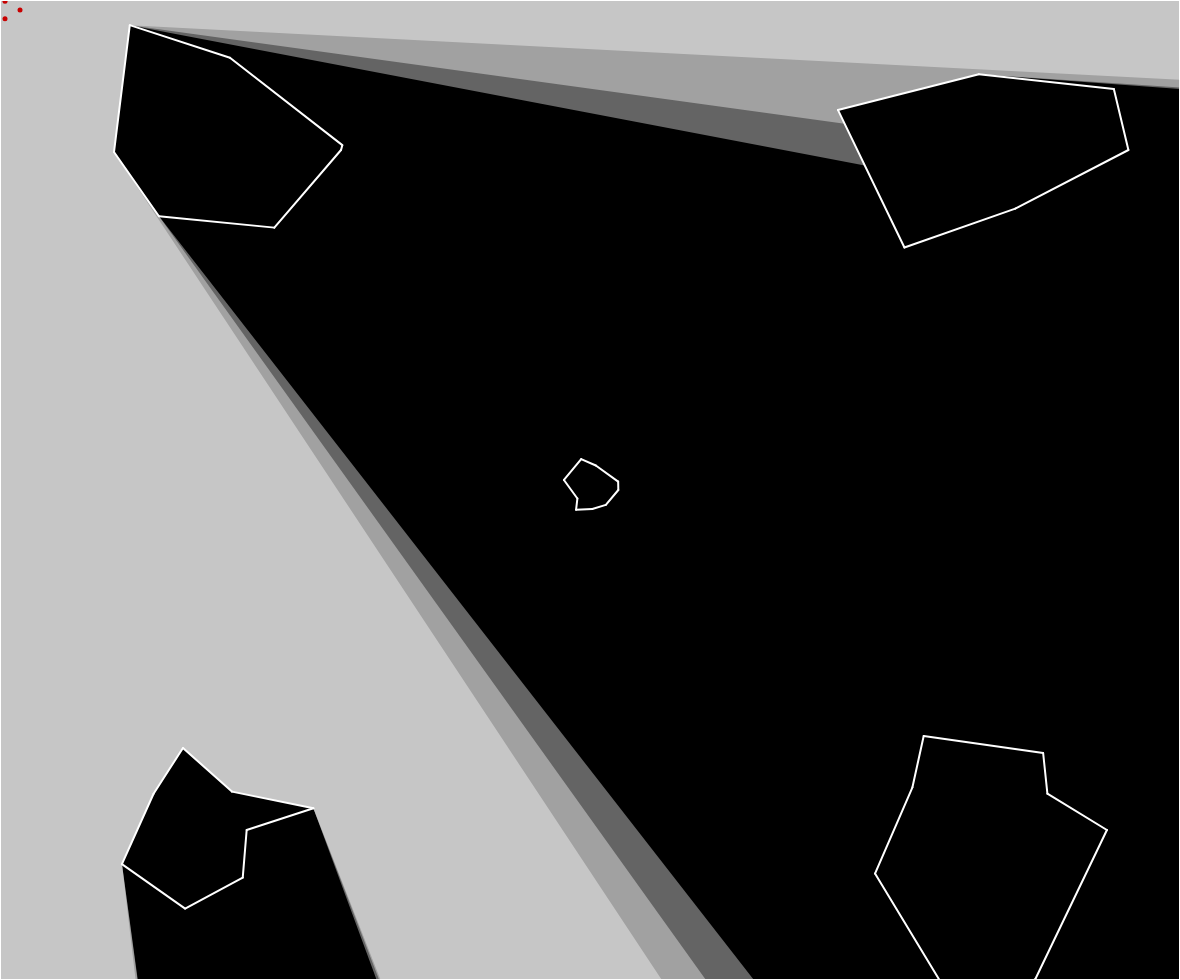
Frame 1 (no input)
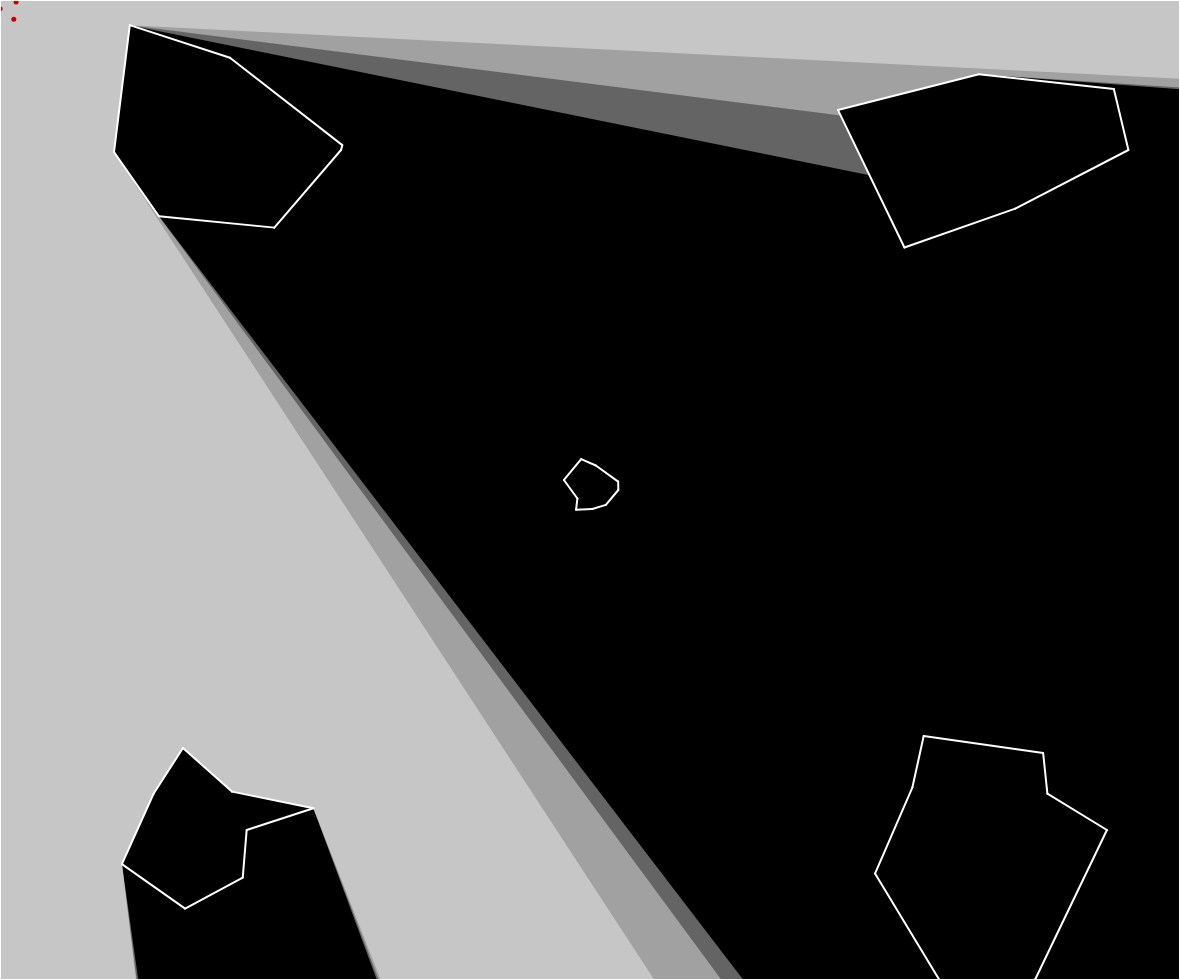
Frame 60 (no input)
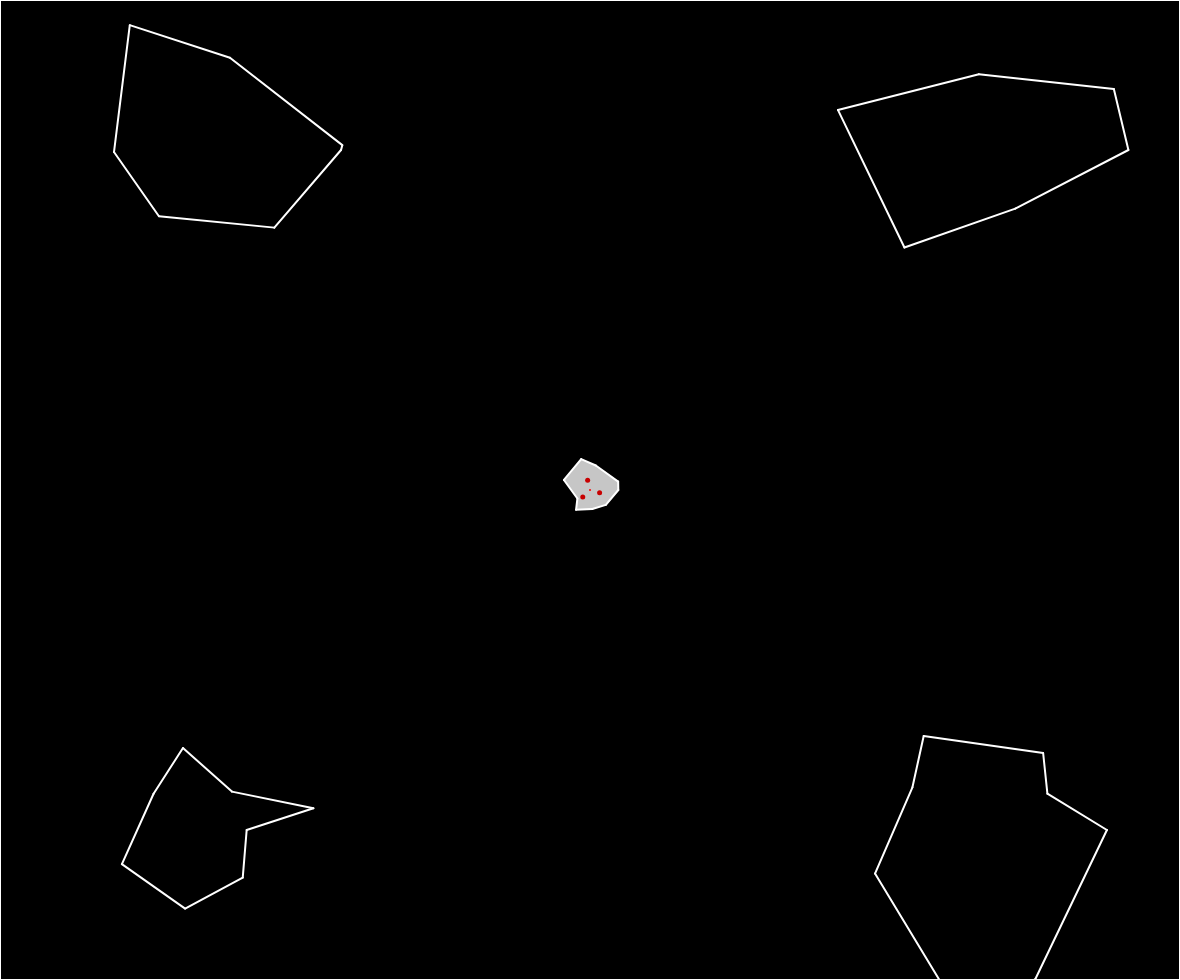
Frame 120 (the mouse pressed at the canvas centre since frame 60)

The p5.js sketch that drew these frames (run headless with seeded random() and noise() and a simulated clock; from frame 60 on, the mouse is pressed at the canvas centre):

// p5.js sketch
// ── sketch.js
let world;

let lights = [];
let lightsRad = 10;
let lightsNum = 3;
let offset = 0.0;

let x0 = -1;
let y0 = -1;
let lineLim = 100;

function setup() {
    createCanvas(windowWidth-20, windowHeight-20);
    world = new World(width, height);

    world.generateRandomPoly(200, 150);
    world.generateRandomPoly(width-200, 150);
    world.generateRandomPoly(200, height-150);
    world.generateRandomPoly(width-200, height-150);
    world.generateRandomPoly(width/2, height/2);

    let delta = 2.0*Math.PI/lightsNum;
    for(let i = 0; i < lightsNum; i++){
        lights.push(new Emisor2(width/2+lightsRad*Math.cos(i*delta), height/2+lightsRad*Math.sin(i*delta)))
    }
}

function draw() {
    background(0);

    // Update all the lights
    let delta = 2.0*Math.PI/lightsNum;
    for(let i = 0; i < lightsNum; i++){
        lights[i].pos = createVector(
            Math.max(Math.min(mouseX, width-lightsRad), lightsRad)+lightsRad*Math.cos(i*delta+offset),
            Math.max(Math.min(mouseY, height-lightsRad), lightsRad)+lightsRad*Math.sin(i*delta+offset)
        );
    }
    offset += 0.02;

    lights.forEach(l => l.update(world.walls));

    //Draw and update the world
    lights.forEach(l => l.draw());
    for(let light of lights){
        fill(200, 0, 0);
        ellipse(light.pos.x, light.pos.y, 5, 5);
    }
    world.draw();

    // Draw the new lines
    if(x0 !== -1 && y0 !== -1){
        if(mouseX >= 0 && mouseX < width && mouseY >= 0 && mouseY < height && dist(x0, y0, mouseX, mouseY) >= lineLim){
            stroke(0, 0, 255);
        }else{
            stroke(255, 0, 0);
        }
        strokeWeight(2);
        line(x0, y0, mouseX, mouseY);
    }
}

function mousePressed(){
    if(mouseButton === LEFT){
        if(mouseX >= 0 && mouseX < width && mouseY >= 0 && mouseY < height){
            x0 = mouseX;
            y0 = mouseY;
        }
    }
}

function mouseReleased() {
    if(mouseButton === LEFT){
        if(x0 !== -1 && y0 !== -1 && mouseX >= 0 && mouseX < width && mouseY >= 0 && mouseY < height){
            if(dist(x0, y0, mouseX, mouseY) >= lineLim){
                world.addWall(x0, y0, mouseX, mouseY);
            }
        }
        x0 = -1;
        y0 = -1;
    }
}
// ── Boundary.js
class Boundary{
    constructor(x1, y1, x2, y2){
        this.a = createVector(x1, y1);
        this.b = createVector(x2, y2);
    }

    draw(){
        stroke(255);
        strokeWeight(2);
        line(this.a.x, this.a.y, this.b.x, this.b.y);
        /*noStroke();
        fill(255);
        ellipse(this.a.x, this.a.y, 10, 10);
        ellipse(this.b.x, this.b.y, 10, 10);*/
    }
}
// ── Emisor.js
class Emisor{
    constructor(x, y){
        this.pos = createVector(x, y);
        this.rays = [];
        this.rayNum = 90;
        let delta = 2.0*Math.PI/this.rayNum;
        for(let i = 0; i < this.rayNum; i++){
            this.rays.push(new Ray(x, y, delta*i+3*delta));
        }
    }

    update(walls){
        for(let ray of this.rays) {
            ray.pos = this.pos;
        }
        for(let ray of this.rays){
            ray.dist = 1e8;
            for(let wall of walls){
                ray.intersect(wall);
            }
        }
    }

    draw(){
        for(let ray of this.rays){
            ray.draw();
        }
    }
}
// ── Emisor2.js
class Emisor2{
    constructor(x, y){
        this.pos = createVector(x, y);
        this.rays = [];
        this.col = color(255, 255, 255, 100);
    }

    update(walls){
        this.rays = [];
        for(let wall of walls){
            let angle = Math.atan2(wall.a.y-this.pos.y, wall.a.x-this.pos.x);
            //this.rays.push(new Ray(this.pos.x, this.pos.y, angle));
            this.rays.push(new Ray(this.pos.x, this.pos.y, angle+1e-4));
            this.rays.push(new Ray(this.pos.x, this.pos.y, angle-1e-4));
            angle = Math.atan2(wall.b.y-this.pos.y, wall.b.x-this.pos.x);
            //this.rays.push(new Ray(this.pos.x, this.pos.y, angle));
            this.rays.push(new Ray(this.pos.x, this.pos.y, angle+1e-4));
            this.rays.push(new Ray(this.pos.x, this.pos.y, angle-1e-4));
        }
        for(let wall of walls){
            for(let ray of this.rays){
                ray.intersect(wall);
            }
        }
        this.rays.sort(function(a, b){
            let a1 = Math.atan2(a.dir.y, a.dir.x);
            let a2 = Math.atan2(b.dir.y, b.dir.x);
            return a1 - a2;
        })
    }

    draw(){
        fill(this.col);
        noStroke();
        beginShape();
        for(let i = 0; i < this.rays.length; i++){
            let r1 = this.rays[i];
            vertex(r1.pos.x+r1.dir.x*r1.dist, r1.pos.y+r1.dir.y*r1.dist);
        }
        endShape(CLOSE);
    }
}
// ── Ray.js
class Ray{
    constructor(x, y, a){
        this.pos = createVector(x, y);
        this.dir = p5.Vector.fromAngle(a).normalize();
        this.dist = 1e8;
        this.col = color(50, 200, 50, 200)
    }

    draw(){
        stroke(this.col);
        strokeWeight(2);
        line(this.pos.x, this.pos.y, this.pos.x+this.dir.x*this.dist, this.pos.y+this.dir.y*this.dist);

        noStroke();
        fill(this.col);
        ellipse(this.pos.x+this.dir.x*this.dist, this.pos.y+this.dir.y*this.dist, 8, 8);
    }

    intersect(wall){
        let x1 = wall.a.x;
        let y1 = wall.a.y;
        let x2 = wall.b.x;
        let y2 = wall.b.y;

        let x3 = this.pos.x;
        let y3 = this.pos.y;

        let x4 = this.pos.x + this.dir.x;
        let y4 = this.pos.y + this.dir.y;

        let det = (x1-x2)*(y3-y4) - (y1-y2)*(x3-x4);

        if(det === 0){
            return;
        }

        let t = ((x1-x3)*(y3-y4) - (y1-y3)*(x3-x4))/det;
        let u = -((x1-x2)*(y1-y3) - (y1-y2)*(x1-x3))/det;

        if(t >= 0.0 && t <= 1.0 && u >= 0.0){
            let ix = x1 + t*(x2-x1);
            let iy = y1 + t*(y2-y1);
            this.dist = Math.min(this.dist, dist(this.pos.x, this.pos.y, ix, iy));
        }
    }
}
// ── World.js
class World{
    constructor(width, height){
        this.walls = [];
        this.walls.push(new Boundary(0, 0, 0, height));
        this.walls.push(new Boundary(width, 0, width, height));
        this.walls.push(new Boundary(0, 0, width, 0));
        this.walls.push(new Boundary(0, height, width, height));
    }

    draw(){
        for(let wall of this.walls){
            wall.draw();
        }
    }

    addWall(x1, y1, x2, y2){
        let points = [];
        for(let wall of this.walls){
            let x3 = wall.a.x;
            let y3 = wall.a.y;
            let x4 = wall.b.x;
            let y4 = wall.b.y;
            let det = (x1-x2)*(y3-y4) - (y1-y2)*(x3-x4);

            if(det === 0){
                continue;
            }

            let t = ((x1-x3)*(y3-y4) - (y1-y3)*(x3-x4))/det;
            let u = -((x1-x2)*(y1-y3) - (y1-y2)*(x1-x3))/det;

            if(t > 0.0 && t < 1.0 && u > 0.0 && u < 1.0){
                let ix = x1 + t*(x2-x1);
                let iy = y1 + t*(y2-y1);
                points.push(createVector(ix, iy));
            }
        }
        points.sort(function(a, b){
            return(dist(a.x, a.y, x1, x2) - dist(b.x, b.y, x1, x2));
        });
        let x0 = x1;
        let y0 = y1;

        for(let point of points){
            this.walls.push(new Boundary(x0, y0, point.x, point.y));
            x0 = point.x;
            y0 = point.y;
        }
        this.walls.push(new Boundary(x0, y0, x2, y2));
    }

    generateRandomPoly(x, y) {
        let rad = random(20, 150);
        let pNum = random(5, 10);

        let delta = 2*Math.PI/pNum;
        let points = [];

        for(let i = 0; i < pNum; i++){
            let px = x + (rad+random(-rad/2, rad/2))*Math.cos(delta*i);
            let py = y + (rad+random(-rad/2, rad/2))*Math.sin(delta*i);
            points.push(createVector(px, py));
        }

        for(let i = 0; i < points.length; i++){
            this.addWall(points[i].x, points[i].y, points[(i+1)%points.length].x, points[(i+1)%points.length].y);
        }
    }
}
